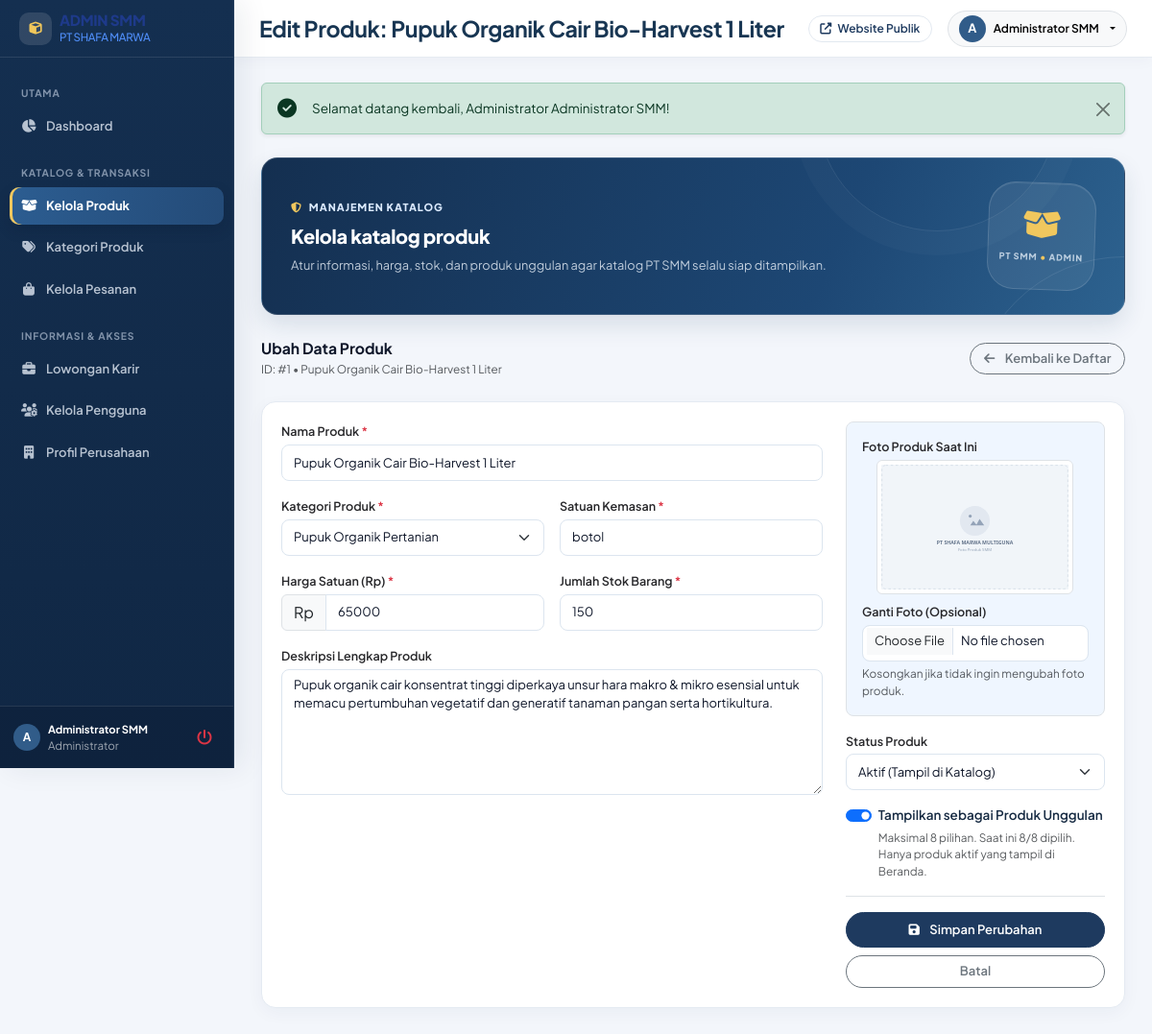
Screenshot of /frontend/admin/produk/edit.php?id=1 (signed in) with the database file from the repository.
### tables this page shows
CREATE TABLE produk (
    id_produk BIGINT UNSIGNED AUTO_INCREMENT PRIMARY KEY,
    id_kategori INT UNSIGNED NOT NULL,
    nama_produk VARCHAR(150) NOT NULL,
    slug VARCHAR(180) NOT NULL UNIQUE,
    deskripsi TEXT DEFAULT NULL,
    harga DECIMAL(15,2) NOT NULL DEFAULT 0.00,
    stok INT UNSIGNED NOT NULL DEFAULT 0,
    satuan VARCHAR(30) DEFAULT 'pcs',
    gambar VARCHAR(255) DEFAULT NULL,
    status_produk ENUM('Aktif', 'Tidak Aktif') NOT NULL DEFAULT 'Aktif',
    tampil_di_beranda TINYINT(1) NOT NULL DEFAULT 0,
    dibuat_pada TIMESTAMP NOT NULL DEFAULT CURRENT_TIMESTAMP,
    diperbarui_pada TIMESTAMP NOT NULL DEFAULT CURRENT_TIMESTAMP
        ON UPDATE CURRENT_TIMESTAMP,
    CONSTRAINT fk_produk_kategori
        FOREIGN KEY (id_kategori) REFERENCES kategori(id_kategori)
        ON UPDATE CASCADE ON DELETE RESTRICT,
    INDEX idx_produk_kategori (id_kategori),
    INDEX idx_produk_status (status_produk)
);

CREATE TABLE kategori (
    id_kategori INT UNSIGNED AUTO_INCREMENT PRIMARY KEY,
    nama_kategori VARCHAR(100) NOT NULL UNIQUE,
    deskripsi TEXT DEFAULT NULL,
    dibuat_pada TIMESTAMP NOT NULL DEFAULT CURRENT_TIMESTAMP
);

### backend/helpers/helper.php (called while the page is built, shortened)
<?php
if (!function_exists('base_url')) {
    function base_url($path = '')
    {
        $base = defined('BASE_URL') ? BASE_URL : '/pt-smm/';
        return rtrim($base, '/') . '/' . ltrim($path, '/');
    }
}
if (!function_exists('asset_url')) {
    function asset_url($path = '')
    {
        return base_url('assets/' . ltrim($path, '/'));
    }
}
if (!function_exists('upload_url')) {
    function upload_url($folder, $filename)
    {
        $relPath = 'assets/uploads/' . trim($folder, '/') . '/' . basename($filename);
        $fullPath = __DIR__ . '/../../' . $relPath;
        return asset_url('images/no-image.svg');
    }
}
if (!function_exists('e')) {
    function e($str)
    {
        return htmlspecialchars((string)$str, ENT_QUOTES, 'UTF-8');
    }
}
if (!function_exists('get_flash')) {
    function get_flash()
    {
        $flash = $_SESSION['flash'];
        return $flash;
    }
}

### frontend/admin/produk/edit.php (the view, shortened to what this page needs)
<?php
require_once __DIR__ . '/../../../config/app.php';
$id_produk = (int)($_GET['id'] ?? 0);
$produk = null;
try {
    $stmt = $pdo->prepare("SELECT * FROM produk WHERE id_produk = ? LIMIT 1");
    $stmt->execute([$id_produk]);
    $produk = $stmt->fetch();
} catch (PDOException $e) {}
$kategori_list = [];
try {
    $stmt = $pdo->query("SELECT * FROM kategori ORDER BY nama_kategori ASC");
    $kategori_list = $stmt->fetchAll();
} catch (PDOException $e) {}
$jumlah_produk_unggulan = (int)$pdo->query("SELECT COUNT(*) FROM produk WHERE tampil_di_beranda = 1")->fetchColumn();
$page_title = 'Edit Produk: ' . $produk['nama_produk'];
$admin_page = 'produk';
require_once __DIR__ . '/../../includes/admin-header.php';
?>
<div class="d-flex justify-content-between align-items-center mb-4">
    <div>
        <h4 class="fw-bold text-navy mb-0">Ubah Data Produk</h4>
        <small class="text-muted">ID: #<?= $produk['id_produk'] ?> &bull; <?= e($produk['nama_produk']) ?></small>
    </div>
    <a href="<?= base_url('frontend/admin/produk/index.php') ?>" class="btn btn-outline-secondary">
        <i class="fas fa-arrow-left me-1"></i> Kembali ke Daftar
    </a>
</div>
<div class="admin-card">
    <div class="admin-card-body">
        <form action="<?= base_url('backend/admin/proses-produk.php') ?>" method="POST" enctype="multipart/form-data">
            <div class="row g-4">
                <div class="col-md-8">
                    <div class="mb-3">
                        <label class="form-label">Nama Produk <span class="text-danger">*</span></label>
                        <input type="text" name="nama_produk" class="form-control" value="<?= e($produk['nama_produk']) ?>" required autofocus>
                    </div>
                    <div class="row g-3 mb-3">
                        <div class="col-md-6">
                            <label class="form-label">Kategori Produk <span class="text-danger">*</span></label>
                            <select name="id_kategori" class="form-select" required>
                                <?php foreach ($kategori_list as $kat): ?>
                                    <option value="<?= $kat['id_kategori'] ?>" <?= ($produk['id_kategori'] == $kat['id_kategori']) ? 'selected' : '' ?>>
                                        <?= e($kat['nama_kategori']) ?>
                                    </option>
                                <?php endforeach; ?>
                            </select>
                        </div>
                        <div class="col-md-6">
                            <label class="form-label">Satuan Kemasan <span class="text-danger">*</span></label>
                            <input type="text" name="satuan" class="form-control" value="<?= e($produk['satuan']) ?>" required>
                        </div>
                    </div>
                    <div class="row g-3 mb-3">
                        <div class="col-md-6">
                            <label class="form-label">Harga Satuan (Rp) <span class="text-danger">*</span></label>
                            <div class="input-group">
                                <span class="input-group-text">Rp</span>
                                <input type="number" step="100" name="harga" class="form-control" value="<?= (int)$produk['harga'] ?>" required>
                            </div>
                        </div>
                        <div class="col-md-6">
                            <label class="form-label">Jumlah Stok Barang <span class="text-danger">*</span></label>
                            <input type="number" name="stok" class="form-control" min="0" value="<?= (int)$produk['stok'] ?>" required>
                        </div>
                    </div>
                    <div class="mb-3">
                        <label class="form-label">Deskripsi Lengkap Produk</label>
                        <textarea name="deskripsi" class="form-control" rows="6"><?= e($produk['deskripsi']) ?></textarea>
                    </div>
                </div>
                <div class="col-md-4">
                    <div class="p-3 bg-subtle-blue rounded-3 border mb-3">
                        <label class="form-label d-block">Foto Produk Saat Ini</label>
                        <div class="mb-2 text-center">
                            <img src="<?= upload_url('produk', $produk['gambar']) ?>" alt="Preview" class="img-thumbnail rounded" style="max-height: 140px;">
                        </div>
                        <label class="form-label small">Ganti Foto (Opsional)</label>
                        <input type="file" name="gambar" class="form-control form-control-sm" accept="image/jpeg,image/png,image/webp">
                        <small class="text-muted d-block mt-1">Kosongkan jika tidak ingin mengubah foto produk.</small>
                    </div>
                    <div class="mb-3">
                        <label class="form-label">Status Produk</label>
                        <select name="status_produk" class="form-select">
                            <option value="Aktif" <?= ($produk['status_produk'] === 'Aktif') ? 'selected' : '' ?>>Aktif (Tampil di Katalog)</option>
                        </select>
                    </div>
                    <div class="form-check form-switch mb-3">
                        <input class="form-check-input" type="checkbox" role="switch" id="tampil_di_beranda" name="tampil_di_beranda" value="1" <?= !empty($produk['tampil_di_beranda']) ? 'checked' : '' ?>>
                        <label class="form-check-label fw-semibold" for="tampil_di_beranda">Tampilkan sebagai Produk Unggulan</label>
                        <small class="form-text text-muted d-block">Maksimal 8 pilihan. Saat ini <?= $jumlah_produk_unggulan ?>/8 dipilih. Hanya produk aktif yang tampil di Beranda.</small>
                    </div>
                    <div class="pt-3 border-top">
                        <button type="submit" class="btn btn-secondary-custom w-100 py-2 mb-2">
                            <i class="fas fa-save me-1"></i> Simpan Perubahan
                        </button>
                        <a href="<?= base_url('frontend/admin/produk/index.php') ?>" class="btn btn-outline-secondary w-100">
                            Batal
                        </a>
                    </div>
                </div>
            </div>
        </form>
    </div>
</div>
<?php require_once __DIR__ . '/../../includes/admin-footer.php'; ?>

### frontend/includes/admin-header.php (shortened to what this page needs)
<?php
$admin_name = $_SESSION['nama_lengkap'] ?? 'Administrator';
$flash = get_flash();
$admin_hero_context = [
    'produk' => ['label' => 'MANAJEMEN KATALOG', 'title' => 'Kelola katalog produk', 'copy' => 'Atur informasi, harga, stok, dan produk unggulan agar katalog PT SMM selalu siap ditampilkan.', 'icon' => 'fa-box-open'],
    'kategori' => ['label' => 'KATEGORI PRODUK', 'title' => 'Susun katalog lebih teratur', 'copy' => 'Kelola kategori untuk membantu pelanggan menemukan produk dari setiap lini usaha.', 'icon' => 'fa-tags'],
    'pesanan' => ['label' => 'PUSAT TRANSAKSI', 'title' => 'Pantau pesanan pelanggan', 'copy' => 'Kelola pembayaran, konfirmasi, pemrosesan, dan pengiriman pesanan dari satu tempat.', 'icon' => 'fa-receipt'],
    'lowongan' => ['label' => 'REKRUTMEN PT SMM', 'title' => 'Bangun tim bersama kami', 'copy' => 'Kelola informasi lowongan dan pantau peluang karir yang tersedia di PT Shafa Marwa Multiguna.', 'icon' => 'fa-briefcase'],
    'pengguna' => ['label' => 'AKSES PENGGUNA', 'title' => 'Kelola akun dan akses', 'copy' => 'Tinjau akun pengguna yang terdaftar dan jaga informasi akses sistem tetap tertata.', 'icon' => 'fa-users'],
    'pengaturan' => ['label' => 'IDENTITAS PERUSAHAAN', 'title' => 'Perbarui profil perusahaan', 'copy' => 'Jaga informasi profil, alamat, dan kontak resmi perusahaan tetap akurat di website.', 'icon' => 'fa-building'],
];
$admin_hero = $admin_hero_context[$admin_page ?? ''] ?? ['label' => 'ADMINISTRATOR PT SMM', 'title' => 'Kelola sistem perusahaan', 'copy' => 'Akses informasi dan kelola kebutuhan operasional website PT Shafa Marwa Multiguna.', 'icon' => 'fa-layer-group'];
?>
<!DOCTYPE html>
<html lang="id">
<head>
    <link href="https://cdn.jsdelivr.net/npm/bootstrap@5.3.3/dist/css/bootstrap.min.css" rel="stylesheet">
    <link rel="stylesheet" href="https://cdnjs.cloudflare.com/ajax/libs/font-awesome/6.5.1/css/all.min.css">
    <link rel="stylesheet" href="<?= asset_url('css/style.css') ?>?v=<?= filemtime(__DIR__ . '/../../assets/css/style.css') ?>">
    <link rel="stylesheet" href="<?= asset_url('css/admin.css') ?>?v=<?= filemtime(__DIR__ . '/../../assets/css/admin.css') ?>">
    <link rel="stylesheet" href="<?= asset_url('css/responsive.css') ?>">
</head>
<body class="admin-body">
<div class="admin-wrapper d-flex">
    <?php require_once __DIR__ . '/admin-sidebar.php'; ?>
    <div class="admin-main flex-grow-1">
        <header class="admin-topbar">
            <div class="d-flex align-items-center gap-3">
                <h1 class="admin-topbar-title"><?= e($page_title ?? 'Dashboard') ?></h1>
            </div>
            <div class="d-flex align-items-center gap-3">
                <a href="<?= base_url('index.php') ?>" target="_blank" class="btn btn-sm btn-outline-primary d-none d-sm-inline-flex" title="Lihat Website Frontend">
                    <i class="fas fa-external-link-alt"></i> Website Publik
                </a>
                <div class="dropdown">
                    <button class="btn btn-sm btn-light border dropdown-toggle d-flex align-items-center gap-2" type="button" data-bs-toggle="dropdown" aria-expanded="false">
                        <div class="admin-avatar" style="width: 28px; height: 28px; font-size: 0.8rem;">
                            <?= strtoupper(substr($admin_name, 0, 1)) ?>
                        </div>
                        <span class="d-none d-md-inline fw-semibold"><?= e($admin_name) ?></span>
                    </button>
                </div>
            </div>
        </header>
        <main class="admin-content-body">
            <?php if ($flash): ?>
                <?php
                $alert_class = 'alert-info';
                $alert_icon  = 'fa-info-circle';
                if ($flash['tipe'] === 'sukses' || $flash['tipe'] === 'success') {
                    $alert_class = 'alert-success';
                    $alert_icon  = 'fa-check-circle';
                } elseif ($flash['tipe'] === 'error' || $flash['tipe'] === 'danger') {
                    $alert_class = 'alert-danger';
                    $alert_icon  = 'fa-exclamation-triangle';
                } elseif ($flash['tipe'] === 'warning') {
                    $alert_class = 'alert-warning';
                    $alert_icon  = 'fa-exclamation-circle';
                }
                ?>
                <div class="alert <?= $alert_class ?> alert-dismissible fade show d-flex align-items-center shadow-sm mb-4" role="alert">
                    <i class="fas <?= $alert_icon ?> fs-5 me-3"></i>
                    <div><?= e($flash['pesan']) ?></div>
                    <button type="button" class="btn-close shadow-none" data-bs-dismiss="alert" aria-label="Close"></button>
                </div>
            <?php endif; ?>
            <?php if (($admin_page ?? '') !== 'dashboard'): ?>
                <section class="admin-page-hero mb-4" aria-label="Pengantar halaman <?= e($admin_hero['label']) ?>">
                    <div class="admin-page-hero-copy">
                        <span class="admin-welcome-kicker"><i class="fas fa-shield-alt"></i> <?= e($admin_hero['label']) ?></span>
                        <h2><?= e($admin_hero['title']) ?></h2>
                        <p><?= e($admin_hero['copy']) ?></p>
                    </div>
                    <div class="admin-page-hero-mark" aria-hidden="true">
                        <i class="fas <?= e($admin_hero['icon']) ?>"></i>
                        <span>PT SMM <b>•</b> ADMIN</span>
                    </div>
                </section>
            <?php endif; ?>

### assets/css/style.css (style rules this page uses)
:root { --primary: #1e3a5f; --primary-hover: #1e3a8a; --secondary: #0f172a; --secondary-hover: #1e293b; --accent: #3b82f6; --accent-soft: #eff6ff; --bg-body: #ffffff; --bg-card: #ffffff; --bg-subtle: #f0f4ff; --text-main: #0f172a; --text-muted: #64748b; --text-light: #94a3b8; --border-color: #e2e8f0; --border-focus: #1e3a5f; --shadow-sm: 0 1px 3px rgba(0, 0, 0, 0.04); --shadow-md: 0 4px 14px rgba(0, 0, 0, 0.05); --shadow-lg: 0 10px 30px rgba(0, 0, 0, 0.06); --shadow-hover: 0 12px 30px rgba(30, 58, 95, 0.15); --radius-sm: 8px; --radius-md: 14px; --radius-lg: 24px; --radius-full: 9999px; --transition: all 0.25s cubic-bezier(0.16, 1, 0.3, 1); }
html { scroll-behavior: smooth; }
* { margin: 0; padding: 0; box-sizing: border-box; }
body { font-family: 'Plus Jakarta Sans', -apple-system, BlinkMacSystemFont, "Segoe UI", Roboto, sans-serif; font-size: 13.5px; line-height: 1.55; color: var(--text-main); background-color: var(--bg-body); -webkit-font-smoothing: antialiased; }
h1, .h1 { font-size: 1.65rem; letter-spacing: -0.025em; line-height: 1.25; }
h2, .h2 { font-size: 1.35rem; letter-spacing: -0.02em; line-height: 1.3; }
h4, .h4 { font-size: 0.98rem; font-weight: 700; line-height: 1.4; }
a { color: var(--primary); text-decoration: none; transition: var(--transition); }
img { max-width: 100%; height: auto; }
.text-navy { color: var(--text-main) !important; }
.bg-subtle-blue { background-color: var(--accent-soft) !important; }
.btn { font-weight: 600; font-size: 0.8125rem; padding: 0.42rem 1.05rem; border-radius: var(--radius-full); transition: var(--transition); display: inline-flex; align-items: center; justify-content: center; gap: 0.4rem; }
.btn-sm { font-size: 0.75rem !important; padding: 0.25rem 0.7rem !important; }
.btn-outline-primary { color: var(--primary); border-color: var(--border-color); background-color: #ffffff; }
.btn-secondary-custom { background-color: var(--primary); border-color: var(--primary); color: #FFFFFF; }
.form-label { font-weight: 600; font-size: 0.785rem; color: var(--text-main); margin-bottom: 4px; }
.form-control, .form-select { border: 1px solid var(--border-color); border-radius: var(--radius-sm); padding: 0.42rem 0.8rem; font-size: 0.8125rem; color: var(--text-main); background-color: #FFFFFF; transition: var(--transition); min-height: 35px; }

### rows the page displays
produk: nama_produk "Edit Produk: Pupuk Organik Cair Bio-Harvest 1 Liter", id_produk "1", nama_produk "Pupuk Organik Cair Bio-Harvest 1 Liter", id_kategori "Pupuk Organik Pertanian", satuan "botol", harga "65000", stok "150", deskripsi "Pupuk organik cair konsentrat tinggi diperkaya unsur hara makro & mikro esensial untuk memacu pertumbuhan vegetatif dan generatif tanaman pangan serta hortikultura.", status_produk "Aktif (Tampil di Katalog)", tampil_di_beranda "☑"

### other values shown
substr($admin_name ?? 'A', 0, 1) "A"
$admin_name "Administrator SMM"
substr($admin_name, 0, 1) "A"
$flash['pesan'] "Selamat datang kembali, Administrator Administrator SMM!"
$admin_hero['label'] "MANAJEMEN KATALOG"
$admin_hero['title'] "Kelola katalog produk"
$admin_hero['copy'] "Atur informasi, harga, stok, dan produk unggulan agar katalog PT SMM selalu siap ditampilkan."
$jumlah_produk_unggulan "8"
